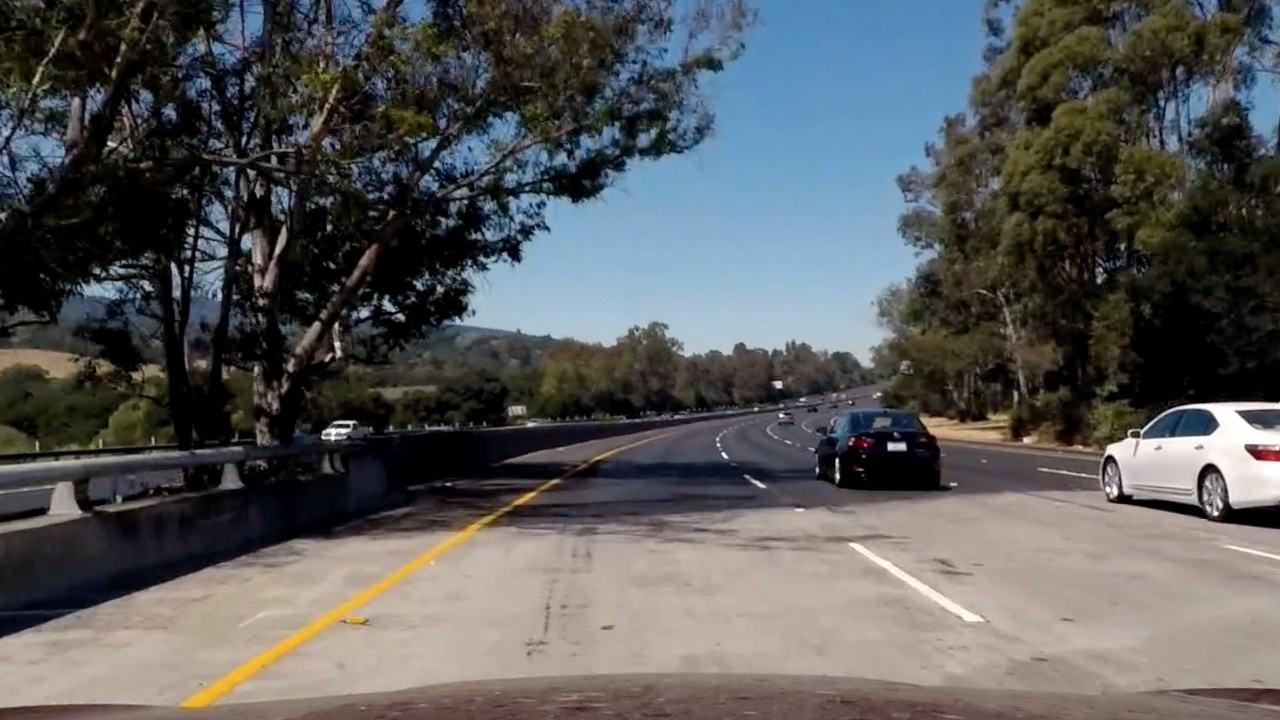
#> input picture Advanced_lane_detection/bridge_shadow.jpg, 1280 x 720 px
$ python Sobel_babu.py   (older library calls are emulated)
#> lines starting #> are read from the running program, lines starting #| are printed output that depends on the picture
import cv2
import matplotlib.pyplot as plt
import matplotlib.image as mpimg
import numpy as np

"""
    The sobel operator differentiates a 3X3 area in the image and checks for change in intensity, the resultant matrix
    is the then converted to absolute to get rid of the negative values. This matrix is then converted into 8 bit image
    by multiplying it with 255 accordingly. Using thresholds they are converted into binary images
"""

image = mpimg.imread("bridge_shadow.jpg")
#> image is the input picture: shape (720, 1280, 3); mean R, G, B 89.7, 90.6, 90.8
plt.imshow(image)
plt.show()

gray = cv2.cvtColor(image, cv2.COLOR_RGB2GRAY)
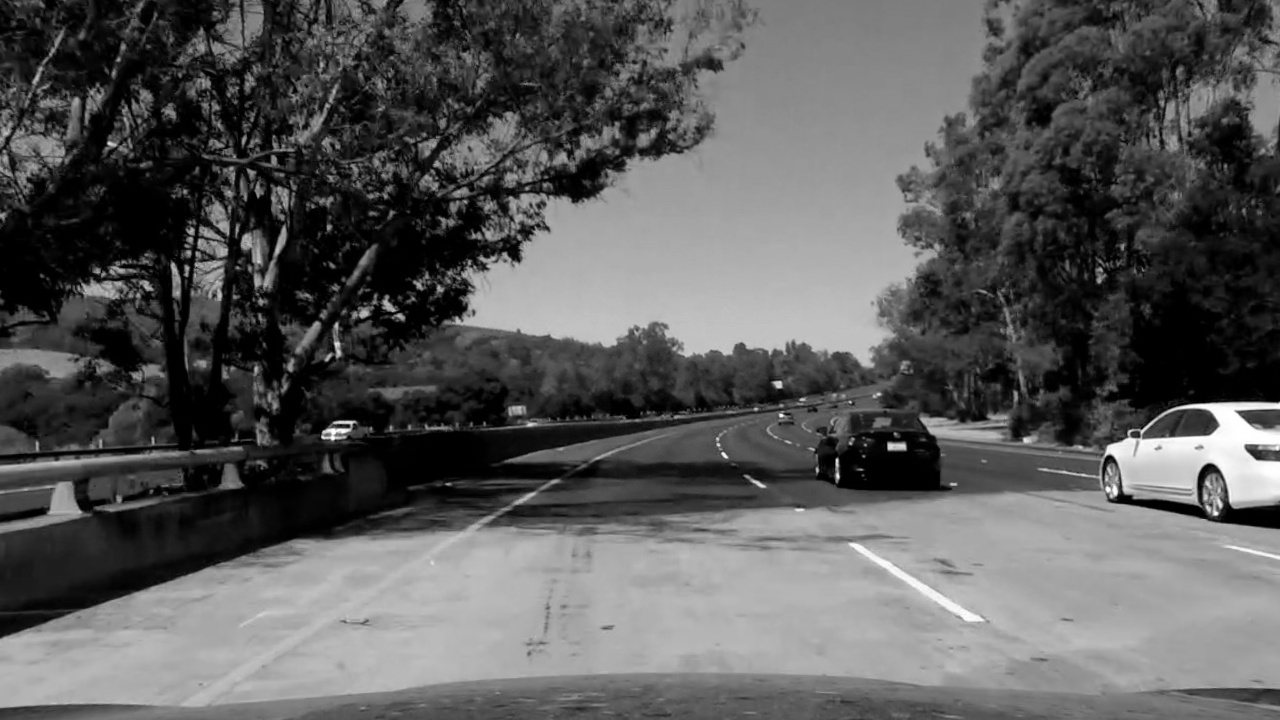
#> gray: shape (720, 1280); min 0, max 255, mean 90.4
sobelx = cv2.Sobel(gray, cv2.CV_64F, 1, 0)
sobely = cv2.Sobel(gray, cv2.CV_64F, 0, 1)
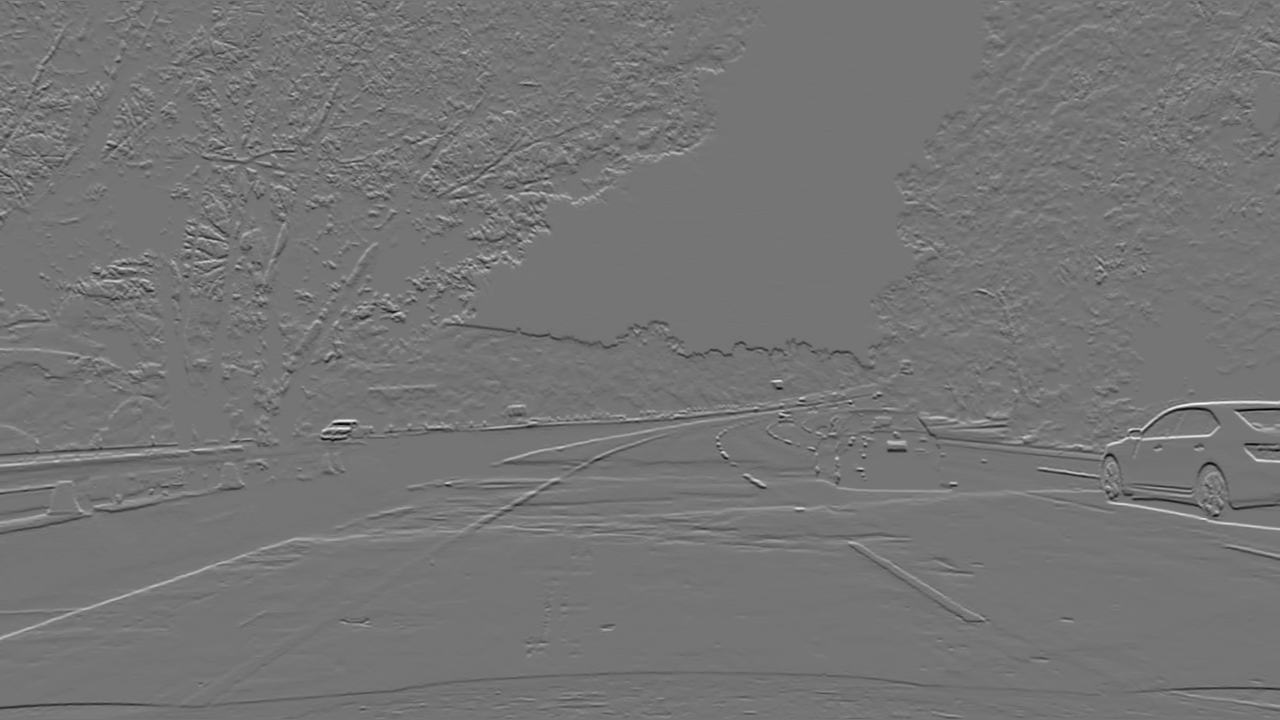
#> sobely: shape (720, 1280) float64; min -740, max 870, mean 0.2; drawn with min black and max white

abs_sobelx = np.absolute(sobelx)
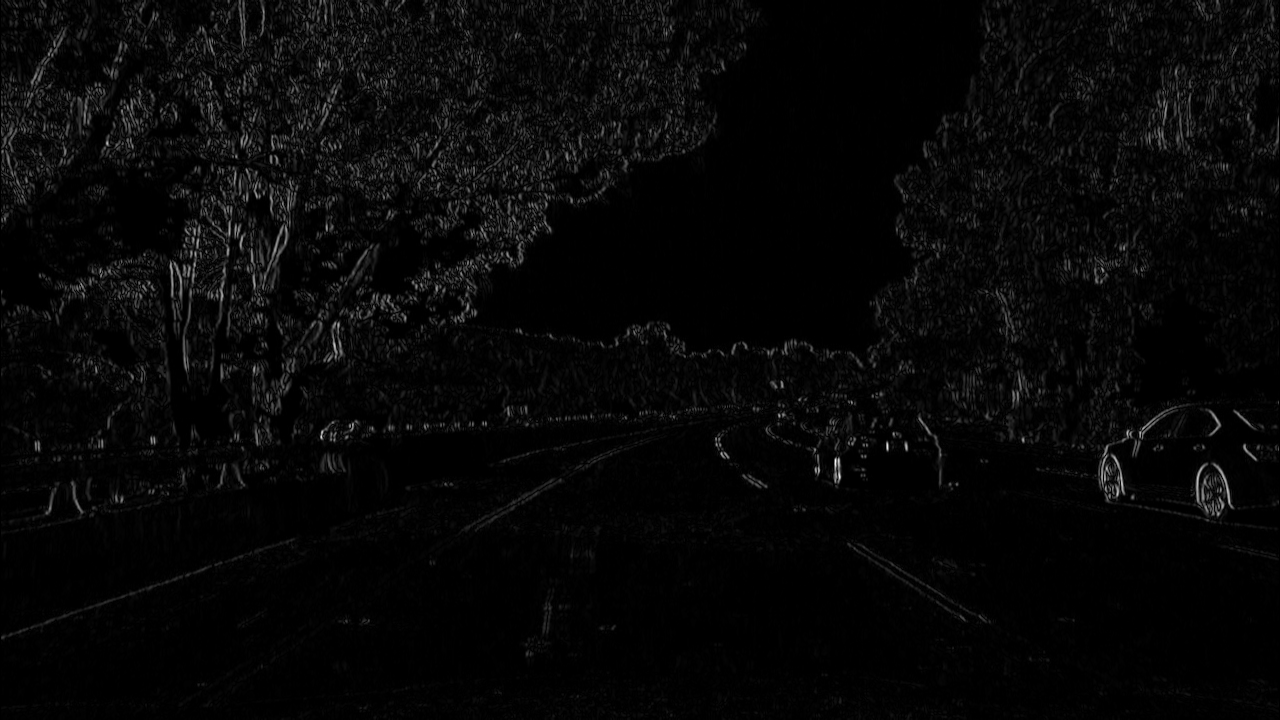
#> abs_sobelx: shape (720, 1280) float64; min 0, max 859, mean 25.7; drawn with min black and max white
abs_sobely = np.absolute(sobely)

gradmag = np.sqrt(sobelx**2 + sobely**2)
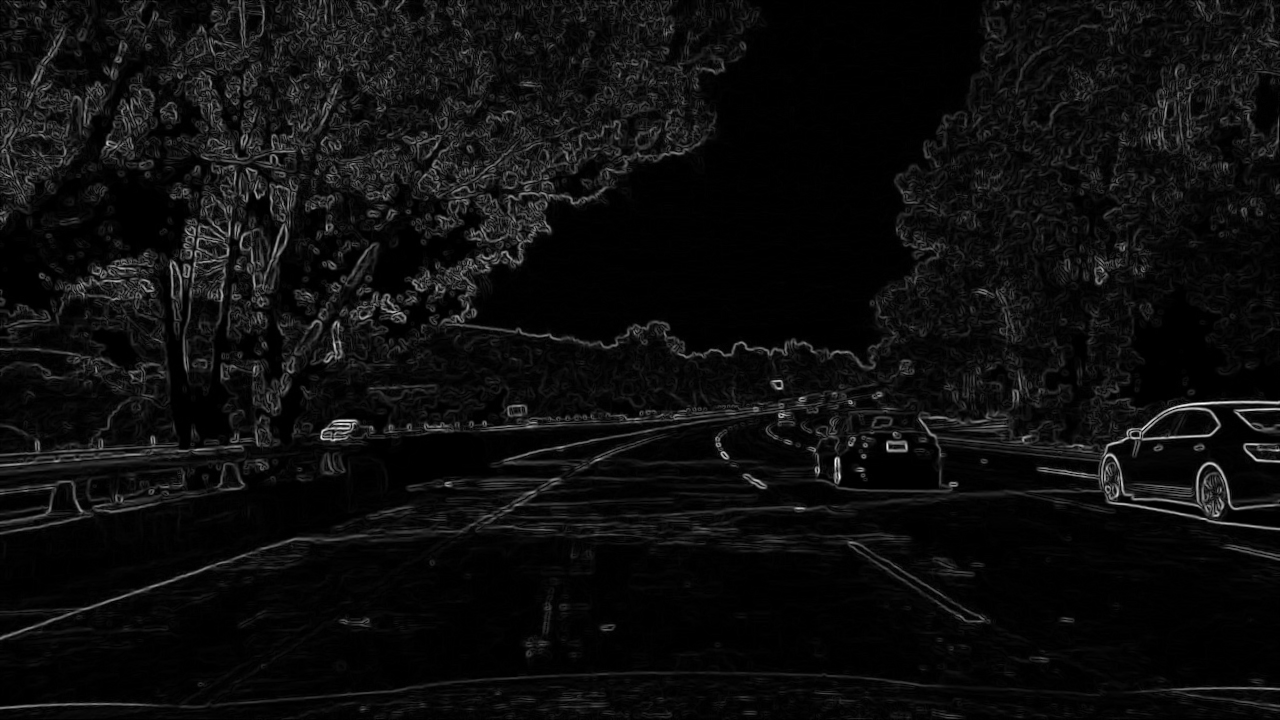
#> gradmag: shape (720, 1280) float64; min 0, max 870.1, mean 47; drawn with min black and max white

scaled_sobel = np.uint8(255*abs_sobelx/np.max(abs_sobelx))
scaled_sobel2 = np.uint8(255*gradmag/np.max(gradmag))

thresh_min = 20
thresh_max = 100
sxbinary = np.zeros_like(scaled_sobel)
sxbinary2 = np.zeros_like(scaled_sobel2)


sxbinary[(scaled_sobel >= thresh_min) & (scaled_sobel <= thresh_max)] = 1
sxbinary2[(scaled_sobel2 >= thresh_min) & (scaled_sobel2 <= thresh_max)] = 1

plt.imshow(sxbinary2, cmap='gray')
plt.show()
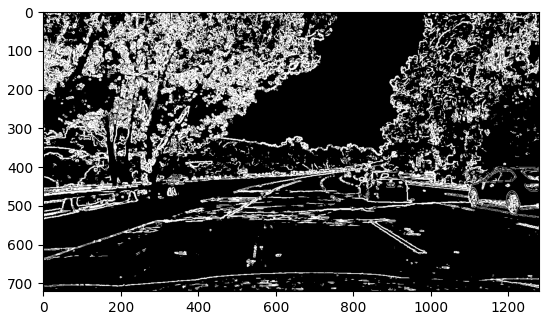
#> figure drawn by matplotlib, 1 panel

$ run again, with Advanced_lane_detection/calibration_test1.jpg copied over Advanced_lane_detection/bridge_shadow.jpg
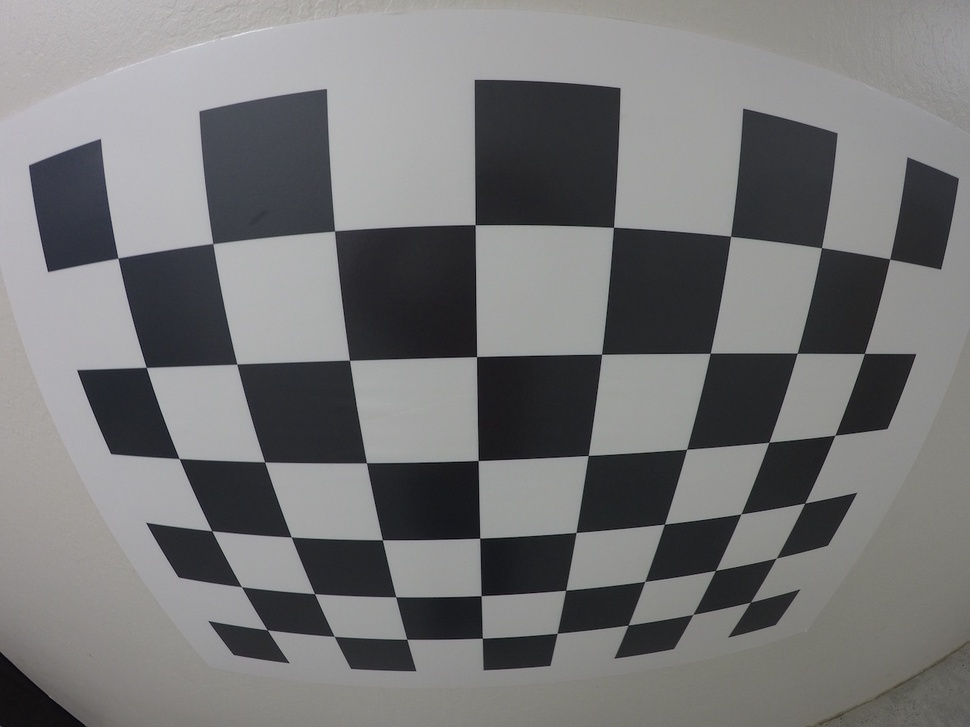
#> input picture Advanced_lane_detection/calibration_test1.jpg, 970 x 727 px, shrunk from 1280 x 960 before the run
#> image is the input picture: shape (727, 970, 3); mean R, G, B 118.3, 118.3, 118.9
#> `sobely = cv2.Sobel(gray, cv2.CV_64F, 0, 1)`:
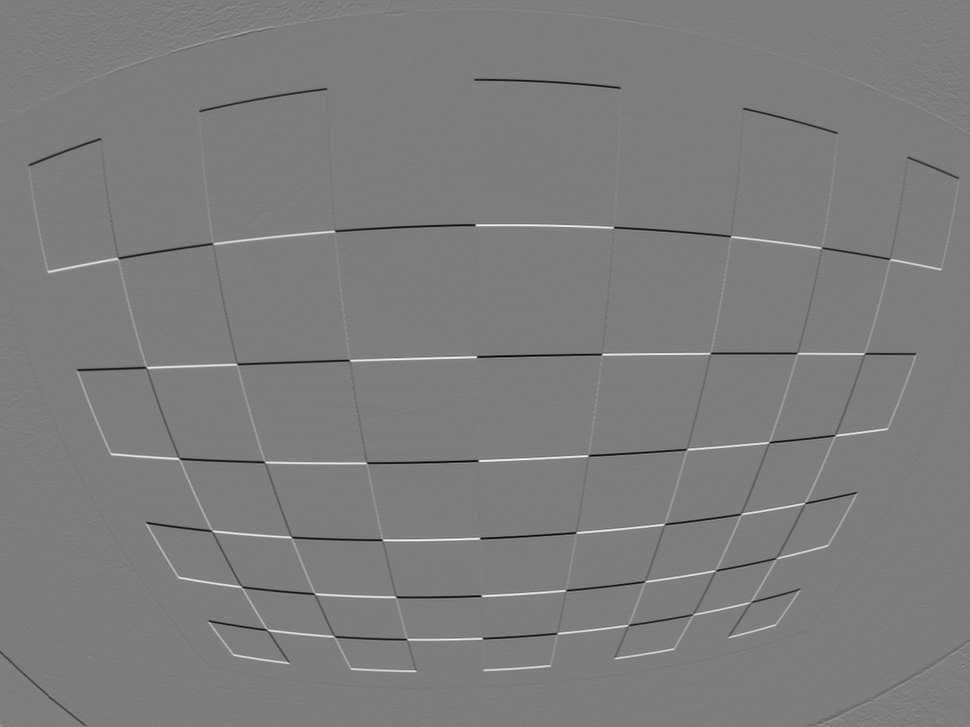
#> sobely: shape (727, 970) float64; min -604, max 619, mean -0.6; drawn with min black and max white
#> `plt.show()`:
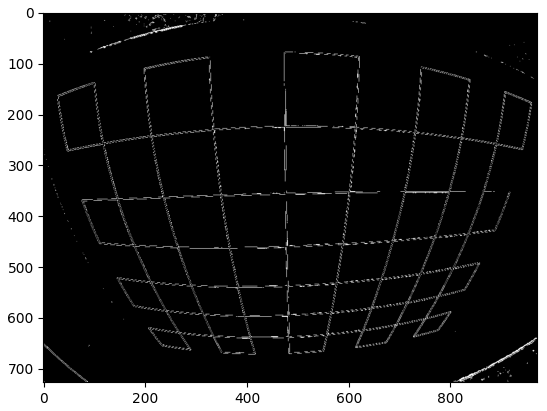
#> figure drawn by matplotlib, 1 panel

$ run again, with Advanced_lane_detection/calibration_test2.jpg copied over Advanced_lane_detection/bridge_shadow.jpg
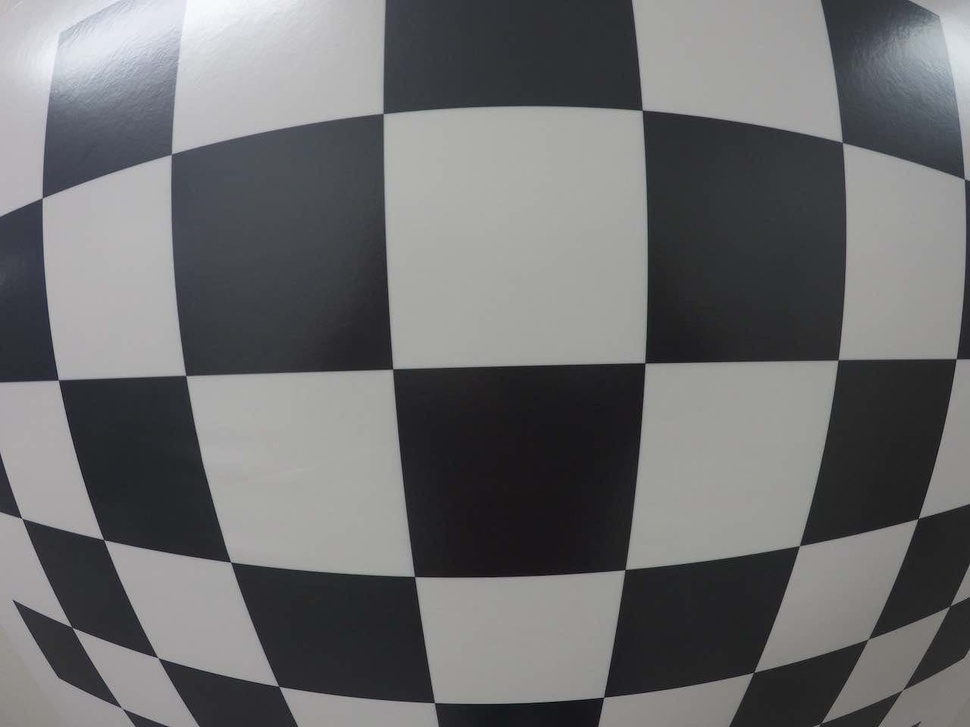
#> input picture Advanced_lane_detection/calibration_test2.jpg, 970 x 727 px, shrunk from 1280 x 960 before the run
#> image is the input picture: shape (727, 970, 3); mean R, G, B 109.3, 109.7, 110.9
#> `sobely = cv2.Sobel(gray, cv2.CV_64F, 0, 1)`:
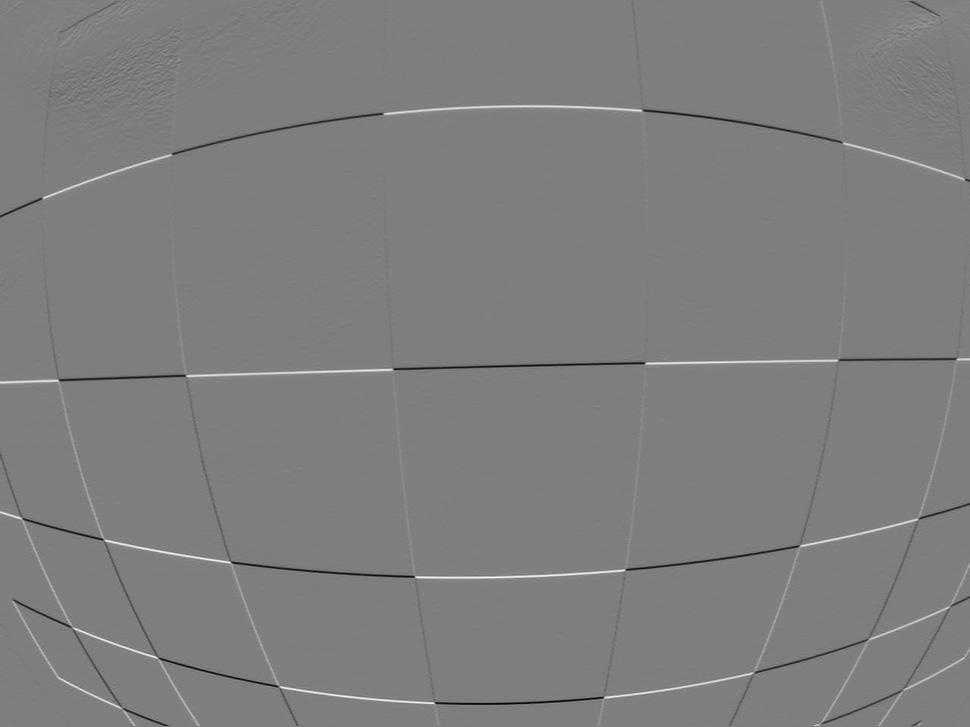
#> sobely: shape (727, 970) float64; min -553, max 558, mean -0.6; drawn with min black and max white
#> `plt.show()`:
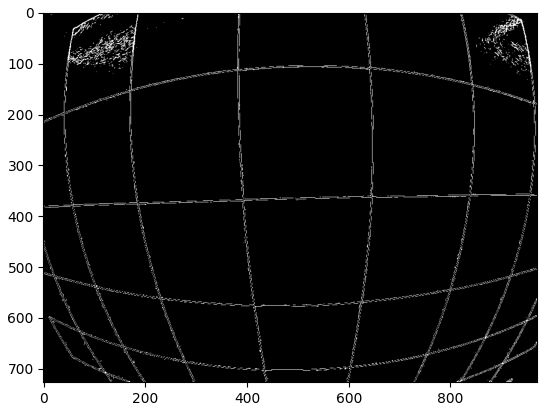
#> figure drawn by matplotlib, 1 panel
